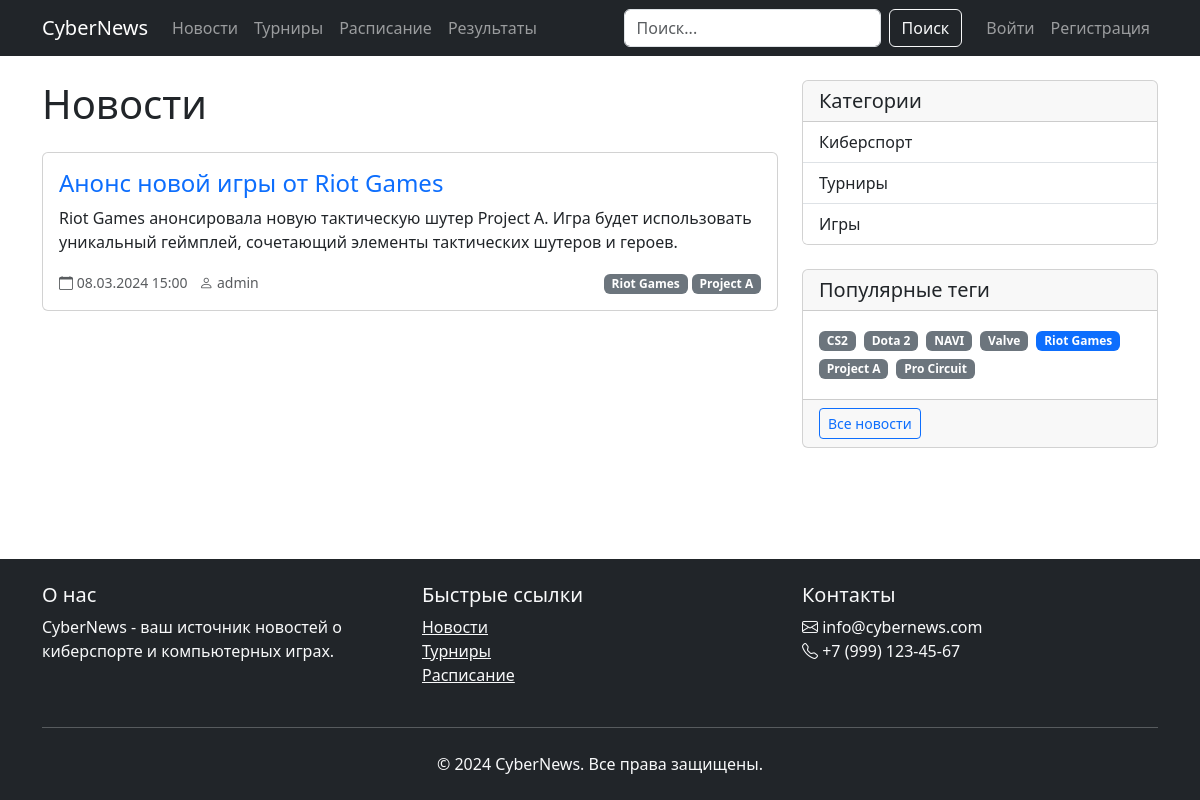
/tag/riot-games/, run on the app's committed database.
### news/models.py (models this page shows, shortened)
class News(models.Model):
    title = models.CharField(max_length=300)
    slug = models.SlugField(max_length=300, unique=True)
    content = models.TextField()
    author = models.ForeignKey(User, on_delete=models.CASCADE)
    category = models.ForeignKey(Category, on_delete=models.CASCADE)
    tags = models.ManyToManyField(Tag, blank=True)
    image = models.ImageField(upload_to='news_images/', null=True, blank=True)
    created_at = models.DateTimeField(auto_now_add=True)
    updated_at = models.DateTimeField(auto_now=True)
    is_published = models.BooleanField(default=False)
    views_count = models.PositiveIntegerField(default=0)
    likes = models.ManyToManyField(User, related_name='liked_news', blank=True)
    dislikes = models.ManyToManyField(User, related_name='disliked_news', blank=True)
    class Meta:
        verbose_name_plural = 'news'
        ordering = ['-created_at']

class Tag(models.Model):
    name = models.CharField(max_length=50, unique=True)
    slug = models.SlugField(max_length=50, unique=True)

class Category(models.Model):
    name = models.CharField(max_length=100, unique=True)
    slug = models.SlugField(max_length=100, unique=True)
    description = models.TextField(blank=True)
    class Meta:
        verbose_name_plural = 'categories'

### news/views.py (the view)
# urls.py: path('', views.news_list, name='news_list'),
def news_list(request, category_slug=None, tag_slug=None):
    news_list = News.objects.filter(is_published=True)
    category = None
    tag = None
    if category_slug:
        category = get_object_or_404(Category, slug=category_slug)
        news_list = news_list.filter(category=category)
    if tag_slug:
        tag = get_object_or_404(Tag, slug=tag_slug)
        news_list = news_list.filter(tags=tag)
    paginator = Paginator(news_list, 10)
    page = request.GET.get('page')
    news = paginator.get_page(page)
    return render(request, 'news/news_list.html', {
        'news': news,
        'categories': Category.objects.all(),
        'tags': Tag.objects.all(),
        'category': category,
        'tag': tag,
        'current_category': category,
        'current_tag': tag,
    })

### templates/news/news_list.html (shortened to what this page needs)
{% extends 'base.html' %}
{% block content %}
<div class="row">
    <div class="col-md-8">
        <h1 class="mb-4">Новости</h1>
        {% for item in news %}
            <div class="card mb-4">
                <div class="card-body">
                    <h2 class="card-title h4">
                        <a href="{% url 'news:news_detail' item.slug %}" class="text-decoration-none">
                            {{ item.title }}
                        </a>
                    </h2>
                    <p class="card-text">{{ item.content|truncatewords:50 }}</p>
                    <div class="d-flex justify-content-between align-items-center">
                        <div class="text-muted">
                            <small>
                                <i class="bi bi-calendar"></i> {{ item.created_at|date:"d.m.Y H:i" }}
                                <i class="bi bi-person ms-2"></i> {{ item.author.username }}
                            </small>
                        </div>
                        <div>
                            {% for tag in item.tags.all %}
                                <a href="{% url 'news:news_list_by_tag' tag.slug %}" class="badge bg-secondary text-decoration-none">
                                    {{ tag.name }}
                                </a>
                            {% endfor %}
                        </div>
                    </div>
                </div>
            </div>
        {% empty %}
            <div class="alert alert-info">
                Новостей пока нет.
            </div>
        {% endfor %}
    </div>
    <div class="col-md-4">
        <div class="card mb-4">
            <div class="card-header">
                <h5 class="card-title mb-0">Категории</h5>
            </div>
            <div class="list-group list-group-flush">
                {% for category in categories %}
                    <a href="{% url 'news:news_list_by_category' category.slug %}" class="list-group-item list-group-item-action {% if category == current_category %}active{% endif %}">
                        {{ category.name }}
                    </a>
                {% endfor %}
            </div>
        </div>
        <div class="card">
            <div class="card-header">
                <h5 class="card-title mb-0">Популярные теги</h5>
            </div>
            <div class="card-body">
                {% for tag in tags %}
                    <a href="{% url 'news:news_list_by_tag' tag.slug %}" class="badge {% if tag == current_tag %}bg-primary{% else %}bg-secondary{% endif %} text-decoration-none me-1 mb-1">
                        {{ tag.name }}
                    </a>
                {% endfor %}
            </div>
            <div class="card-footer">
                <a href="{% url 'news:news_list' %}" class="btn btn-sm btn-outline-primary">Все новости</a>
            </div>
        </div>
    </div>
</div>
{% endblock %}

### templates/base.html (style rules this page uses)
html, body { height: 100%; margin: 0; }
body { display: flex; flex-direction: column; min-height: 100vh; }

### data on the page
News: title "Анонс новой игры от Riot Games", content "Riot Games анонсировала новую тактическую шутер Project A. Игра будет использовать уникальный геймплей, сочетающий элементы тактических шутеров и героев.", created_at "08.03.2024 15:00", author.username "admin"
Tag: name "Riot Games"
Tag: name "Project A"
Category: name "Киберспорт"
Category: name "Турниры"
Category: name "Игры"
Tag: name "CS2"
Tag: name "Dota 2"
Tag: name "NAVI"
Tag: name "Valve"
Tag: name "Pro Circuit"
